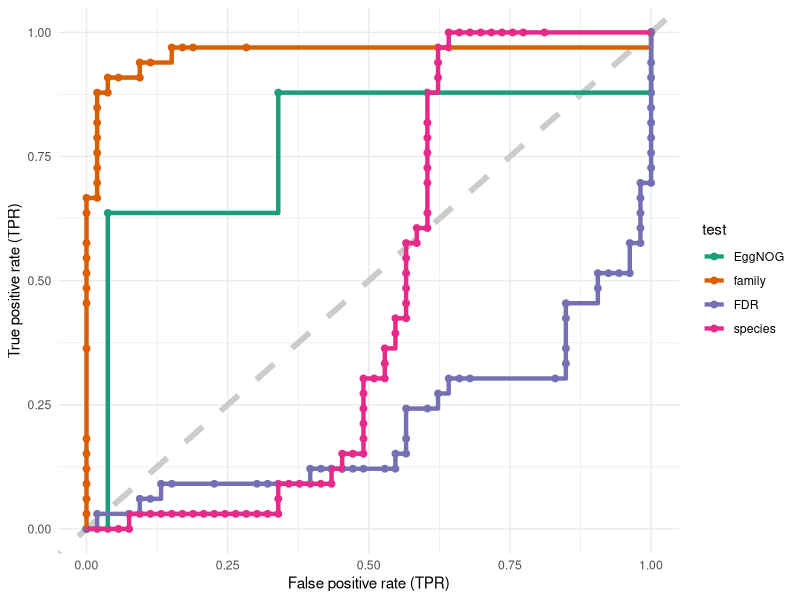

Source code (R):
# ROC curves for comparing correlation, EggNOG, and BLAST
library(tidyverse)
require(pROC)

results <- read_csv("SuppTable1.csv")
results_fac <- mutate(results, BLAST_Contaminate = factor(BLAST_Contaminate, levels=c("No","Yes")))
fam_ranks <- sort(unique(results$Family_max_rank))
sp_ranks <- sort(unique(results$Family_max_rank))
fdr_ranks <- sort(unique(results$Fdrs))

make_classif <- function(tbl, col, dec=TRUE) { #dec=TRUE means higher is more likely to be contaminated
  uniq_vals <- sort(unique(deframe(select(tbl, {{col}}))), decreasing=dec)
  overall <- count(tbl, BLAST_Contaminate) %>% deframe
  rstart <- c(No=0, Yes=0, val=uniq_vals[1] - (-1 * dec))
  rend <- c(No=as.numeric(overall["No"]),
            Yes=as.numeric(overall["Yes"]),
            val=uniq_vals[length(uniq_vals)] - (1 * dec))
  classif <- map(uniq_vals, \(x) {
    if (dec) {
      filt <- filter(tbl, {{col}} >= x)
    } else {
      filt <- filter(tbl, {{col}} <= x)
    }
    filt %>%
      count(BLAST_Contaminate, .drop=FALSE) %>%
      pivot_wider(names_from=BLAST_Contaminate, values_from=n) %>%
      mutate(val=x)
    })
  classif <- bind_rows(rstart, classif, rend)
  classif
}

calc_fpr_tpr <- function(tbl) {
  all_no <- max(tbl$No)
  all_yes <- max(tbl$Yes)
  tbl %>%
    mutate(tpr = map_dbl(Yes, ~ (.x / all_yes))) %>%
    mutate(fpr = map_dbl(No, ~ (.x / all_no)))
}

make_roc <- function(tbl, col, dec=TRUE) {
  make_classif(tbl, {{col}}, dec) %>% calc_fpr_tpr %>% arrange(fpr)
}

eggnog_distinct <- unique(results$Predicted_taxonomic_group)
eggnog_translate <- tribble(
  ~Predicted_taxonomic_group, ~EggNOG_contam,
  NA, 0.5,
  "Eubacteriaceae", 0,
  "unclassified Clostridiales", 0,
  "Clostridia", 0,
  "Clostridiaceae", 0,
  "Ruminococcaceae", 0,
  "Paenibacillaceae", 1,
  "Pasteurellales", 1,
  "Negativicutes", 1,
  "Desulfovibrionales", 1,
  "Bacteria", 0.5,
  "Blautia", 0,
  "unclassified Lachnospiraceae", 0,
  "Butyrivibrio", 0,
  "Erysipelotrichia", 1,
  "Oribacterium", 0,
  "Oscillospiraceae", 1
)

results_eggM_fac <- left_join(results_fac, eggnog_translate)

# Make ROCs
roc_eggnogM <- make_roc(results_eggM_fac, EggNOG_contam) %>% mutate(test="EggNOG")
roc_family <- make_roc(results_fac, Family_max_rank, dec=TRUE) %>% mutate(test="family")
roc_species <- make_roc(results_fac, Sp_rank, dec=TRUE) %>% mutate(test="species")
roc_fdrs <- make_roc(results_fac, Fdrs, dec=TRUE) %>% mutate(test="FDR")

pdf("PanSweepROCs.pdf")
bind_rows(roc_eggnogM, roc_family, roc_species, roc_fdrs) %>%
  ggplot(aes(x=fpr, y=tpr, color=test)) +
  geom_abline(slope=1, intercept=0, lty=2, color="#CCCCCC", lwd=2) +
  geom_point(size=2) +
  geom_step(lwd=1.5) +
  ylim(0, 1) +
  xlim(0, 1) +
  ylab("True positive rate (TPR)") +
  xlab("False positive rate (TPR)") +
  scale_color_brewer(type="qual", palette="Dark2") +
  theme_minimal()
dev.off()


# Calculate AUC
blast_contam_vec <- as.numeric(results_eggM_fac$BLAST_Contaminate=="Yes")
auc_eggnog <- pROC::auc(blast_contam_vec, results_eggM_fac$EggNOG_contam)
auc_family <- pROC::auc(blast_contam_vec, results_eggM_fac$Family_max_rank)
auc_species <- pROC::auc(blast_contam_vec, results_eggM_fac$Sp_rank)
auc_fdrs <- pROC::auc(blast_contam_vec, results_eggM_fac$Fdrs, direction="<")

